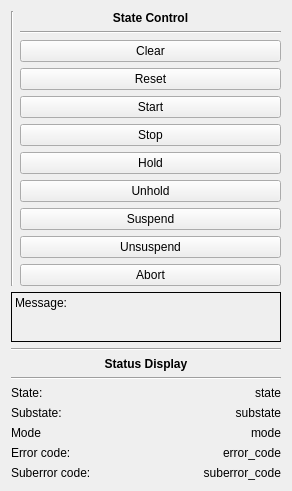
<?xml version="1.0" encoding="UTF-8"?>
<ui version="4.0">
 <class>packml</class>
 <widget class="QWidget" name="packml">
  <property name="geometry">
   <rect>
    <x>0</x>
    <y>0</y>
    <width>292</width>
    <height>455</height>
   </rect>
  </property>
  <property name="windowTitle">
   <string>Pack ML</string>
  </property>
  <layout class="QVBoxLayout" name="verticalLayout_4">
   <item>
    <layout class="QHBoxLayout" name="horizontalLayout">
     <item>
      <widget class="Line" name="line_3">
       <property name="orientation">
        <enum>Qt::Vertical</enum>
       </property>
      </widget>
     </item>
     <item>
      <layout class="QVBoxLayout" name="verticalLayout">
       <item>
        <widget class="QLabel" name="label_2">
         <property name="text">
          <string>&lt;html&gt;&lt;head/&gt;&lt;body&gt;&lt;p&gt;&lt;span style=&quot; font-weight:600;&quot;&gt;State Control&lt;/span&gt;&lt;/p&gt;&lt;/body&gt;&lt;/html&gt;</string>
         </property>
         <property name="textFormat">
          <enum>Qt::RichText</enum>
         </property>
         <property name="alignment">
          <set>Qt::AlignCenter</set>
         </property>
        </widget>
       </item>
       <item>
        <widget class="Line" name="line_2">
         <property name="orientation">
          <enum>Qt::Horizontal</enum>
         </property>
        </widget>
       </item>
       <item>
        <widget class="QPushButton" name="clear_button">
         <property name="enabled">
          <bool>true</bool>
         </property>
         <property name="text">
          <string>Clear</string>
         </property>
        </widget>
       </item>
       <item>
        <widget class="QPushButton" name="reset_button">
         <property name="enabled">
          <bool>true</bool>
         </property>
         <property name="text">
          <string>Reset</string>
         </property>
        </widget>
       </item>
       <item>
        <widget class="QPushButton" name="start_button">
         <property name="enabled">
          <bool>true</bool>
         </property>
         <property name="text">
          <string>Start</string>
         </property>
        </widget>
       </item>
       <item>
        <widget class="QPushButton" name="stop_button">
         <property name="enabled">
          <bool>true</bool>
         </property>
         <property name="text">
          <string>Stop</string>
         </property>
        </widget>
       </item>
       <item>
        <widget class="QPushButton" name="hold_button">
         <property name="enabled">
          <bool>true</bool>
         </property>
         <property name="text">
          <string>Hold</string>
         </property>
        </widget>
       </item>
       <item>
        <widget class="QPushButton" name="unhold_button">
         <property name="enabled">
          <bool>true</bool>
         </property>
         <property name="text">
          <string>Unhold</string>
         </property>
        </widget>
       </item>
       <item>
        <widget class="QPushButton" name="suspend_button">
         <property name="enabled">
          <bool>true</bool>
         </property>
         <property name="text">
          <string>Suspend</string>
         </property>
        </widget>
       </item>
       <item>
        <widget class="QPushButton" name="unsuspend_button">
         <property name="enabled">
          <bool>true</bool>
         </property>
         <property name="text">
          <string>Unsuspend</string>
         </property>
        </widget>
       </item>
       <item>
        <widget class="QPushButton" name="abort_button">
         <property name="enabled">
          <bool>true</bool>
         </property>
         <property name="text">
          <string>Abort</string>
         </property>
        </widget>
       </item>
      </layout>
     </item>
    </layout>
   </item>
   <item>
    <widget class="QLabel" name="message_box">
     <property name="minimumSize">
      <size>
       <width>0</width>
       <height>50</height>
      </size>
     </property>
     <property name="frameShape">
      <enum>QFrame::Box</enum>
     </property>
     <property name="text">
      <string>Message:</string>
     </property>
     <property name="alignment">
      <set>Qt::AlignLeading|Qt::AlignLeft|Qt::AlignTop</set>
     </property>
     <property name="wordWrap">
      <bool>true</bool>
     </property>
    </widget>
   </item>
   <item>
    <layout class="QVBoxLayout" name="verticalLayout_3">
     <item>
      <widget class="Line" name="line_5">
       <property name="orientation">
        <enum>Qt::Horizontal</enum>
       </property>
      </widget>
     </item>
     <item>
      <widget class="QLabel" name="label_3">
       <property name="text">
        <string>&lt;html&gt;&lt;head/&gt;&lt;body&gt;&lt;p&gt;&lt;span style=&quot; font-weight:600;&quot;&gt;Status Display&lt;/span&gt;&lt;/p&gt;&lt;/body&gt;&lt;/html&gt;</string>
       </property>
       <property name="alignment">
        <set>Qt::AlignCenter</set>
       </property>
      </widget>
     </item>
     <item>
      <widget class="Line" name="line_4">
       <property name="orientation">
        <enum>Qt::Horizontal</enum>
       </property>
      </widget>
     </item>
     <item>
      <layout class="QFormLayout" name="formLayout">
       <item row="0" column="0">
        <widget class="QLabel" name="label_5">
         <property name="text">
          <string>State:</string>
         </property>
        </widget>
       </item>
       <item row="0" column="1">
        <widget class="QLabel" name="state_name">
         <property name="text">
          <string>state</string>
         </property>
         <property name="scaledContents">
          <bool>false</bool>
         </property>
         <property name="alignment">
          <set>Qt::AlignRight|Qt::AlignTrailing|Qt::AlignVCenter</set>
         </property>
        </widget>
       </item>
       <item row="1" column="0">
        <widget class="QLabel" name="label">
         <property name="text">
          <string>Substate:</string>
         </property>
        </widget>
       </item>
       <item row="1" column="1">
        <widget class="QLabel" name="substate">
         <property name="text">
          <string>substate</string>
         </property>
         <property name="alignment">
          <set>Qt::AlignRight|Qt::AlignTrailing|Qt::AlignVCenter</set>
         </property>
        </widget>
       </item>
       <item row="2" column="0">
        <widget class="QLabel" name="label_4">
         <property name="text">
          <string>Mode</string>
         </property>
        </widget>
       </item>
       <item row="2" column="1">
        <widget class="QLabel" name="mode_name">
         <property name="text">
          <string>mode</string>
         </property>
         <property name="alignment">
          <set>Qt::AlignRight|Qt::AlignTrailing|Qt::AlignVCenter</set>
         </property>
        </widget>
       </item>
       <item row="3" column="0">
        <widget class="QLabel" name="label_6">
         <property name="text">
          <string>Error code:</string>
         </property>
        </widget>
       </item>
       <item row="3" column="1">
        <widget class="QLabel" name="error_code">
         <property name="text">
          <string>error_code</string>
         </property>
         <property name="alignment">
          <set>Qt::AlignRight|Qt::AlignTrailing|Qt::AlignVCenter</set>
         </property>
        </widget>
       </item>
       <item row="4" column="0">
        <widget class="QLabel" name="label_7">
         <property name="text">
          <string>Suberror code:</string>
         </property>
        </widget>
       </item>
       <item row="4" column="1">
        <widget class="QLabel" name="suberror_code">
         <property name="text">
          <string>suberror_code</string>
         </property>
         <property name="alignment">
          <set>Qt::AlignRight|Qt::AlignTrailing|Qt::AlignVCenter</set>
         </property>
        </widget>
       </item>
      </layout>
     </item>
    </layout>
   </item>
  </layout>
 </widget>
 <resources/>
 <connections/>
</ui>
